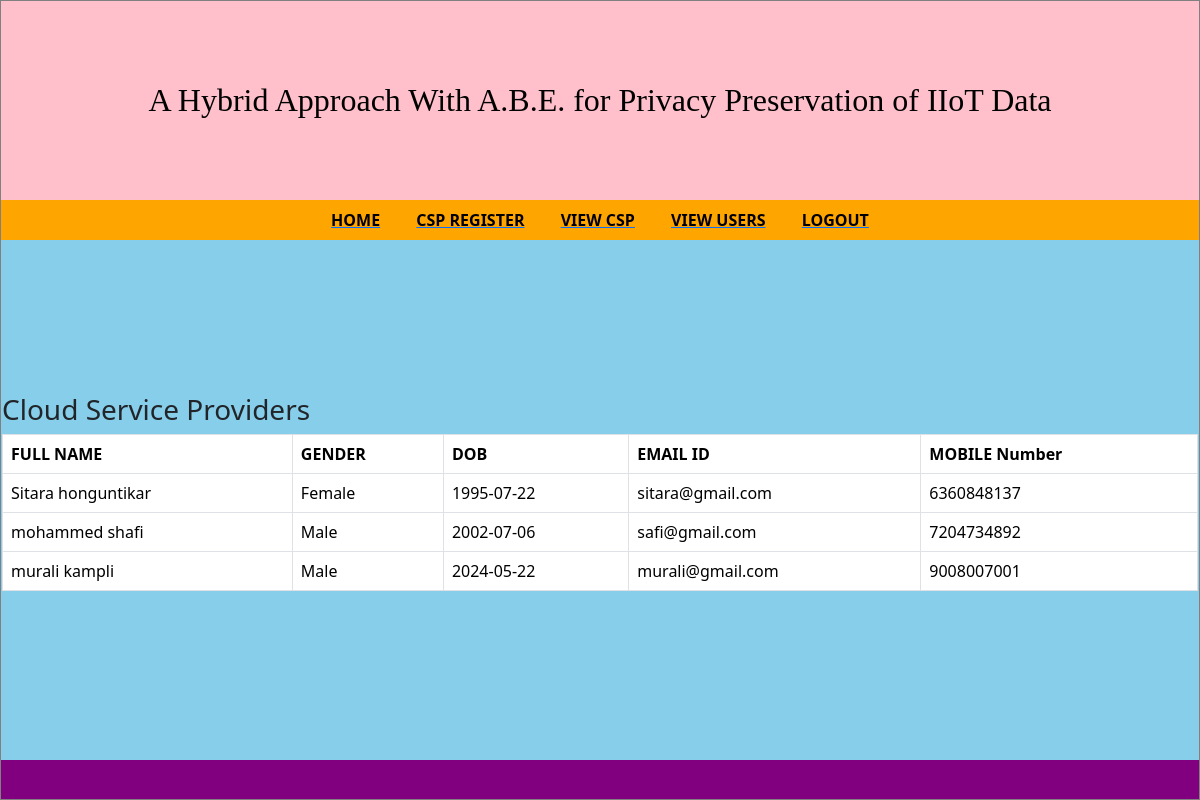
/abe/operatordisplay/, run on the app's committed database.
### HYBRIDAPPROACHAPP/models.py (models this page shows)
class operatorregister(models.Model):
	firstname=models.CharField(max_length=200,default='')
	lastname=models.CharField(max_length=200,default='')
	gender=models.CharField(max_length=200,default='')
	dob=models.CharField(max_length=200,default='')
	emailid=models.CharField(max_length=200,default='')
	password=models.CharField(max_length=200,default='')
	mobilenumber=models.CharField(max_length=200,default='')

### HYBRIDAPPROACHAPP/views.py (the view)
# urls.py: path('operatordisplay/',views.operatordisplay),
def operatordisplay(request):
	mydata=operatorregister.objects.all()
	return render(request,"abe/operatordisplay.html",{"mydata":mydata})

### HYBRIDAPPROACHAPP/templates/abe/operatordisplay.html (shortened to what this page needs)
<html>
    <head>
  <link href="https://cdn.jsdelivr.net/npm/bootstrap@5.3.3/dist/css/bootstrap.min.css" rel="stylesheet">
   </head>
     <body>
   <table align="center" height="100%" width="100%" border="1">
          <tr><td  style="background-color:pink;" height="25%">
                         <center>
                       <font face="Times New Roman" color="black" size="+3">
A Hybrid Approach With A.B.E. for Privacy Preservation of IIoT Data
            </font>
  </center>
          </td></tr>
          <tr><td  style="background-color:orange;" height="5%">
            <table width="100%">
                <tr>
                  <td align="center">
                    <a href="/abe/adminhome"><font color="black"><b>HOME</b></font></a>&emsp;&emsp;
                    <a href="/abe/operatorregister"><font color="black"><b>CSP REGISTER</b></font></a>&emsp;&emsp;
                    <a href="/abe/operatordisplay"><font color="black"><b>VIEW CSP</b></font></a>&emsp;&emsp;
                    <a href="/abe/adminadvocatedisplay"><font color="black"><b>VIEW USERS</b></font></a>&emsp;&emsp;
                  <a href="/abe"><font color="black"><b>LOGOUT</b></font></a>
                </td>
            </table>
          </td></tr>
          <tr><td style="background-color:skyblue;" height="65%">
<h3>Cloud Service Providers</h3>
    <table align='center' class="table table-bordered" border="1">
            <tr>
                    <th scope="col">FULL  NAME</th>
                    <th scope="col">GENDER</th>
                    <th scope="col">DOB</th>
                    <th scope="col">EMAIL ID</th>
                    <th scope="col">MOBILE Number</th>
            </tr>
                    {% for data in mydata %}
                     <tr>
                        <td>{{data.firstname}} {{data.lastname}}</td>
                        <td>{{data.gender}}</td>
                        <td>{{data.dob}}</td>
                        <td>{{data.emailid}}</td>
                        <td>{{data.mobilenumber}}</td>
                    </tr>
                    {%endfor%}
                </table>
   </td></tr>
           <tr><td style="background-color:purple;"></td></tr>
        </table>
  </body>
</html>

### data on the page
operatorregister: firstname "Sitara", lastname "honguntikar", gender "Female", dob "1995-07-22", emailid "sitara@gmail.com", mobilenumber "6360848137"
operatorregister: firstname "mohammed", lastname "shafi", gender "Male", dob "2002-07-06", emailid "safi@gmail.com", mobilenumber "7204734892"
operatorregister: firstname "murali", lastname "kampli", gender "Male", dob "2024-05-22", emailid "murali@gmail.com", mobilenumber "9008007001"
